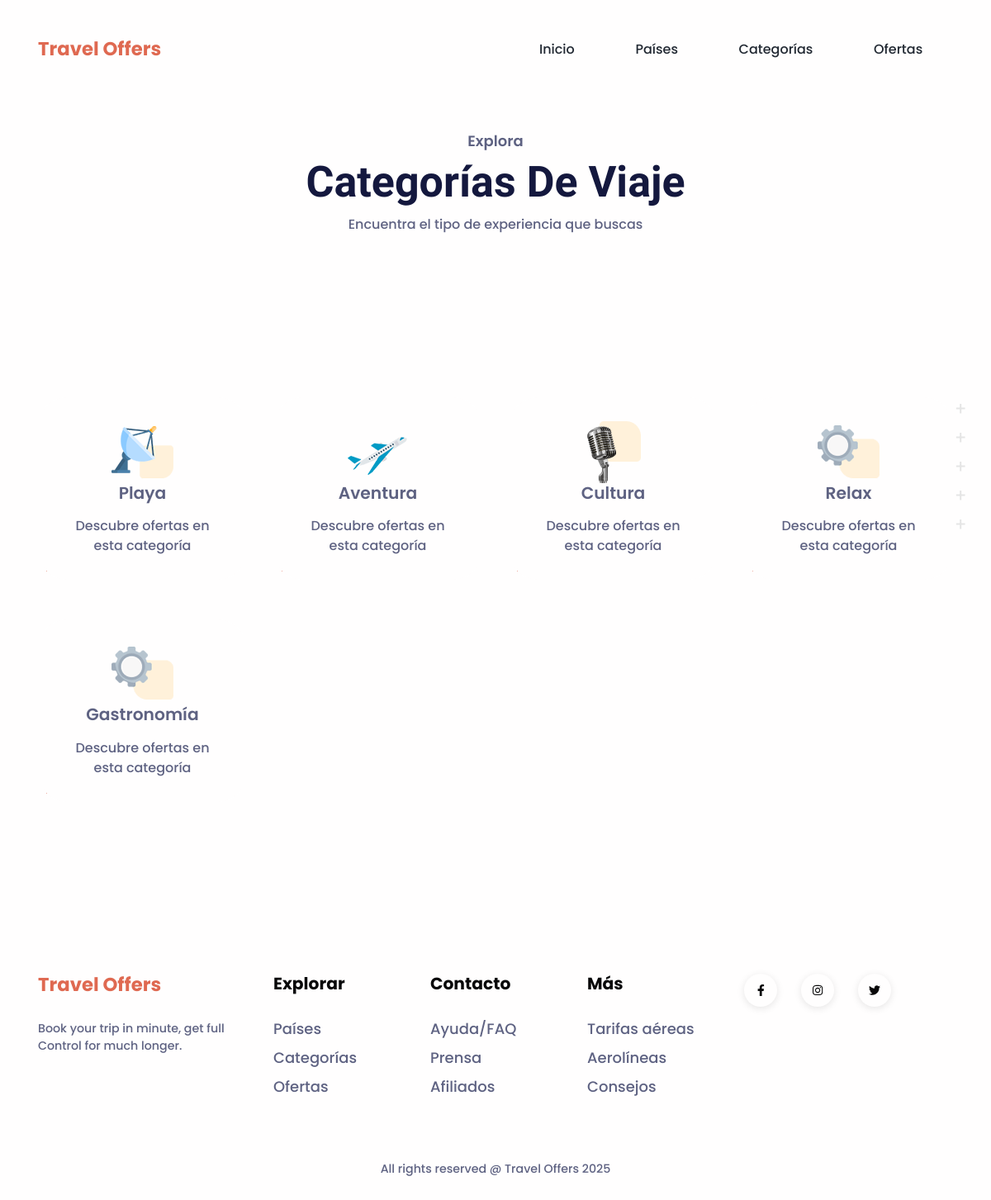
Page /categorias/ on the committed database.
### appTravel/models.py (models this page shows, shortened)
class Categoria(models.Model):
    nombre = models.CharField(max_length=100)
    descripcion = models.TextField(blank=True, null=True)

### appTravel/views.py (the view)
# urls.py: path('categorias/', views.lista_categorias, name='lista_categorias'),
def lista_categorias(request):
    categorias = Categoria.objects.all()
    return render(request, 'appTravel/lista_categorias.html', {'categorias': categorias})

### appTravel/templates/appTravel/lista_categorias.html (shortened to what this page needs)
{% extends 'appTravel/base.html' %}
{% load static %}
{% block contenido %}
<section style="padding-top: 7rem;">
    <div class="container">
        <div class="row">
            <div class="col-12 text-center py-6">
                <h5 class="text-secondary">Explora</h5>
                <h1 class="fs-xl-10 fs-lg-8 fs-7 fw-bold font-cursive text-capitalize">Categorías de Viaje</h1>
                <p class="mb-4 fw-medium">Encuentra el tipo de experiencia que buscas</p>
            </div>
        </div>
    </div>
</section>
<section class="pt-5 pb-8" id="categorias">
    <div class="container">
        <div class="position-absolute z-index--1 end-0 d-none d-lg-block">
        </div>
        <div class="row">
            {% for c in categorias %}
            <div class="col-lg-3 col-md-4 col-sm-6 mb-6">
                <div class="card service-card shadow-hover rounded-3 text-center align-items-center h-100">
                    <div class="card-body p-xxl-5 p-4">
                        {% if forloop.counter0 == 0 %}
                        <img src="{% static 'appTravel/img/category/icon1.png' %}" width="75" alt="Categoría" />
                        {% elif forloop.counter0 == 1 %}
                        <img src="{% static 'appTravel/img/category/icon2.png' %}" width="75" alt="Categoría" />
                        {% elif forloop.counter0 == 2 %}
                        <img src="{% static 'appTravel/img/category/icon3.png' %}" width="75" alt="Categoría" />
                        {% else %}
                        <img src="{% static 'appTravel/img/category/icon4.png' %}" width="75" alt="Categoría" />
                        {% endif %}
                        <h4 class="mb-3">
                            <a class="link-900 text-decoration-none stretched-link" href="/categorias/{{ c.id }}/">{{ c.nombre }}</a>
                        </h4>
                        <p class="mb-0 fw-medium">Descubre ofertas en esta categoría</p>
                    </div>
                </div>
            </div>
            {% empty %}
            <div class="col-12 text-center">
                <div class="card shadow-sm p-5">
                    <h4 class="text-secondary">No hay categorías disponibles en este momento.</h4>
                </div>
            </div>
            {% endfor %}
        </div>
    </div>
</section>
{% endblock %}

### appTravel/templates/appTravel/base.html (shortened to what this page needs)
{% load static %}
<!DOCTYPE html>
<html lang="es" dir="ltr">
<head>
    <link href="{% static 'appTravel/css/theme.css' %}" rel="stylesheet" />
</head>
<body>
    <main class="main" id="top">
        <nav class="navbar navbar-expand-lg navbar-light fixed-top py-5 d-block" data-navbar-on-scroll="data-navbar-on-scroll">
            <div class="container">
                <a class="navbar-brand" href="/">
                    <h3 class="fw-bold text-danger mb-0">Travel Offers</h3>
                </a>
                <div class="collapse navbar-collapse border-top border-lg-0 mt-4 mt-lg-0" id="navbarSupportedContent">
                    <ul class="navbar-nav ms-auto pt-2 pt-lg-0 font-base align-items-lg-center align-items-start">
                        <li class="nav-item px-3 px-xl-4">
                            <a class="nav-link fw-medium" href="/">Inicio</a>
                        </li>
                        <li class="nav-item px-3 px-xl-4">
                            <a class="nav-link fw-medium" href="/paises/">Países</a>
                        </li>
                        <li class="nav-item px-3 px-xl-4">
                            <a class="nav-link fw-medium" href="/categorias/">Categorías</a>
                        </li>
                        <li class="nav-item px-3 px-xl-4">
                            <a class="nav-link fw-medium" href="/ofertas/">Ofertas</a>
                        </li>
                    </ul>
                </div>
            </div>
        </nav>
        {% block contenido %}{% endblock %}
        <section class="pb-0 pb-lg-4">
            <div class="container">
                <div class="row">
                    <div class="col-lg-3 col-md-7 col-12 mb-4 mb-md-6 mb-lg-0 order-0">
                        <h3 class="fw-bold text-danger mb-4">Travel Offers</h3>
                        <p class="fs--1 text-secondary mb-0 fw-medium">Book your trip in minute, get full Control for much longer.</p>
                    </div>
                    <div class="col-lg-2 col-md-4 mb-4 mb-lg-0 order-lg-1 order-md-2">
                        <h4 class="footer-heading-color fw-bold font-sans-serif mb-3 mb-lg-4">Explorar</h4>
                        <ul class="list-unstyled mb-0">
                            <li class="mb-2"><a class="link-900 fs-1 fw-medium text-decoration-none" href="/paises/">Países</a></li>
                            <li class="mb-2"><a class="link-900 fs-1 fw-medium text-decoration-none" href="/categorias/">Categorías</a></li>
                            <li class="mb-2"><a class="link-900 fs-1 fw-medium text-decoration-none" href="/ofertas/">Ofertas</a></li>
                        </ul>
                    </div>
                    <div class="col-lg-2 col-md-4 mb-4 mb-lg-0 order-lg-2 order-md-3">
                        <h4 class="footer-heading-color fw-bold font-sans-serif mb-3 mb-lg-4">Contacto</h4>
                        <ul class="list-unstyled mb-0">
                            <li class="mb-2"><a class="link-900 fs-1 fw-medium text-decoration-none" href="#!">Ayuda/FAQ</a></li>
                            <li class="mb-2"><a class="link-900 fs-1 fw-medium text-decoration-none" href="#!">Prensa</a></li>
                            <li class="mb-2"><a class="link-900 fs-1 fw-medium text-decoration-none" href="#!">Afiliados</a></li>
                        </ul>
                    </div>
                    <div class="col-lg-2 col-md-4 mb-4 mb-lg-0 order-lg-3 order-md-4">
                        <h4 class="footer-heading-color fw-bold font-sans-serif mb-3 mb-lg-4">Más</h4>
                        <ul class="list-unstyled mb-0">
                            <li class="mb-2"><a class="link-900 fs-1 fw-medium text-decoration-none" href="#!">Tarifas aéreas</a></li>
                            <li class="mb-2"><a class="link-900 fs-1 fw-medium text-decoration-none" href="#!">Aerolíneas</a></li>
                            <li class="mb-2"><a class="link-900 fs-1 fw-medium text-decoration-none" href="#!">Consejos</a></li>
                        </ul>
                    </div>
                    <div class="col-lg-3 col-md-5 col-12 mb-4 mb-md-6 mb-lg-0 order-lg-4 order-md-1">
                        <div class="icon-group mb-4">
                            <a class="text-decoration-none icon-item shadow-social" id="facebook" href="#!"><i class="fab fa-facebook-f"></i></a>
                            <a class="text-decoration-none icon-item shadow-social" id="instagram" href="#!"><i class="fab fa-instagram"></i></a>
                            <a class="text-decoration-none icon-item shadow-social" id="twitter" href="#!"><i class="fab fa-twitter"></i></a>
                        </div>
                    </div>
                </div>
            </div>
        </section>
        <div class="py-5 text-center">
            <p class="mb-0 text-secondary fs--1 fw-medium">All rights reserved @ Travel Offers 2025</p>
        </div>
    </main>
</body>
</html>

### rows in the picture
Categoria: nombre "Playa"
Categoria: nombre "Aventura"
Categoria: nombre "Cultura"
Categoria: nombre "Relax"
Categoria: nombre "Gastronomía"
